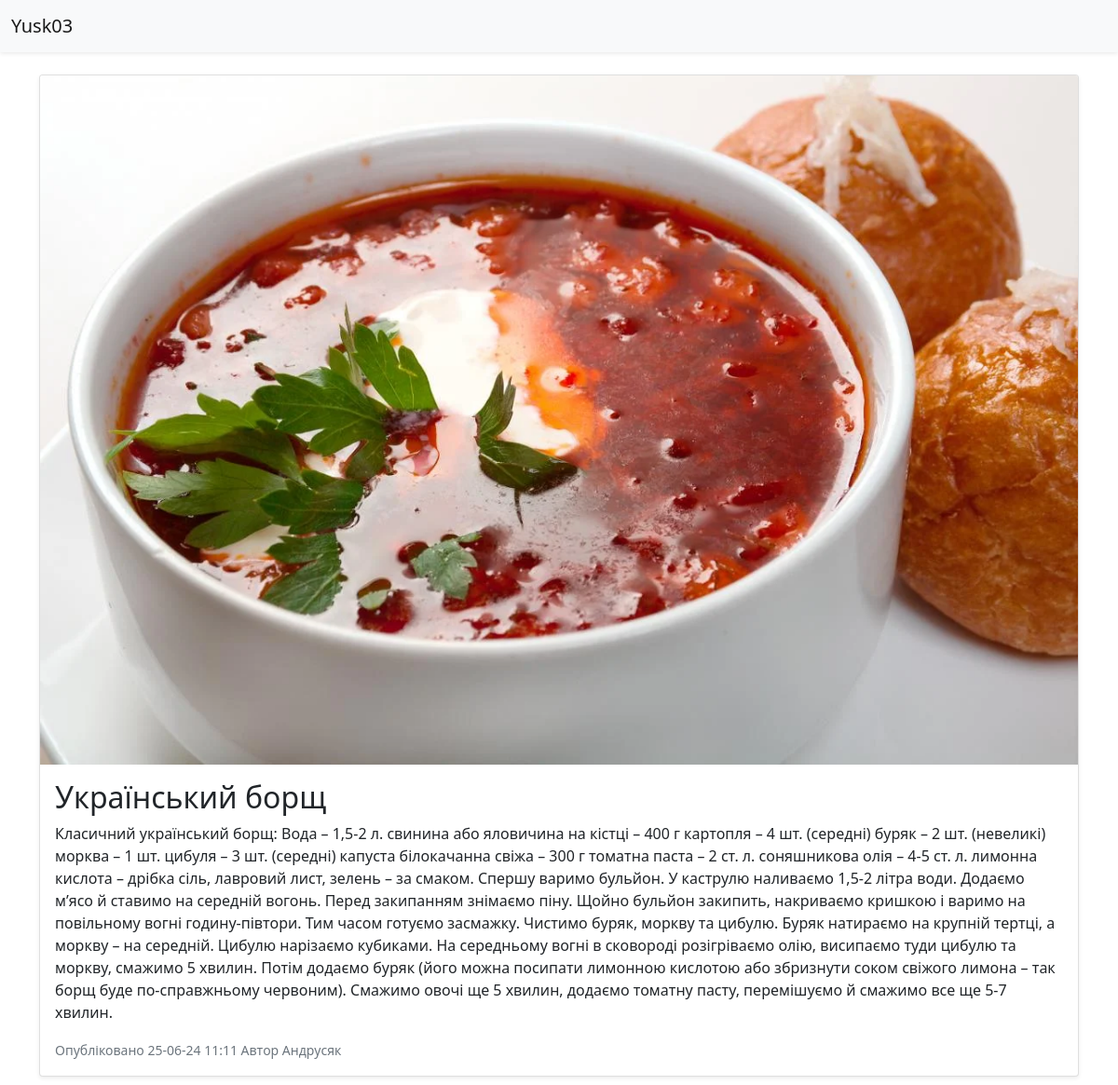
/news/3/, run on the app's committed database.
### blog/models.py (models this page shows, shortened)
class News(models.Model):
    title = models.CharField(max_length=200)
    author = models.CharField(max_length=100)
    content = models.TextField()
    date_published = models.DateTimeField(auto_now_add=True)
    image = models.ImageField(upload_to='news_images/', blank=True, null=True)
    topic = models.ForeignKey(Topic, on_delete=models.CASCADE)

### blog/views.py (the view)
# urls.py: path('news/<int:news_id>/', views.news_detail, name='news_detail'),
def news_detail(request, news_id):
    news_item = get_object_or_404(News, id=news_id)
    return render(request, 'blog/news_detail.html', {'news_item': news_item})

### blog/templates/blog/news_detail.html
{% extends 'blog/base.html' %}
{% block content %}
<div class="card shadow-sm mb-4">
  {% if news_item.image %}
  <img src="{{ news_item.image.url }}" class="card-img-top" alt="{{ news_item.title }}">
  {% endif %}
  <div class="card-body">
    <h2 class="card-title">{{ news_item.title }}</h2>
    <p class="card-text">{{ news_item.content }}</p>
    <p class="card-text">
      <small class="text-muted">Опубліковано {{ news_item.date_published|date:"d-m-y g:h" }} Автор {{ news_item.author }}</small>
    </p>
  </div>
</div>
{% endblock %}

### data on the page
News: image (picture), title "Український борщ", content "Класичний український борщ: Вода – 1,5-2 л. свинина або яловичина на кістці – 400 г картопля – 4 шт. (середні) буряк – 2 шт. (невеликі) морква – 1 шт. цибуля – 3 шт. (середні) капуста білокачанна свіжа – 300 г томатна паста – 2 ст. л. соняшникова олія – 4-5 ст. л. лимонна кислота – дрібка сіль, лавровий лист, зелень – за смаком. Спершу варимо бульйон. У каструлю наливаємо 1,5-2 літра води. Додаємо м’ясо й ставимо на середній вогонь. Перед закипанням знімаємо піну. Щойно бульйон закипить, накриваємо кришкою і варимо на повільному вогні годину-півтори. Тим часом готуємо засмажку. Чистимо буряк, моркву та цибулю. Буряк натираємо на крупній тертці, а моркву – на середній. Цибулю нарізаємо…", date_published "25-06-24 11:11", author "Андрусяк"
